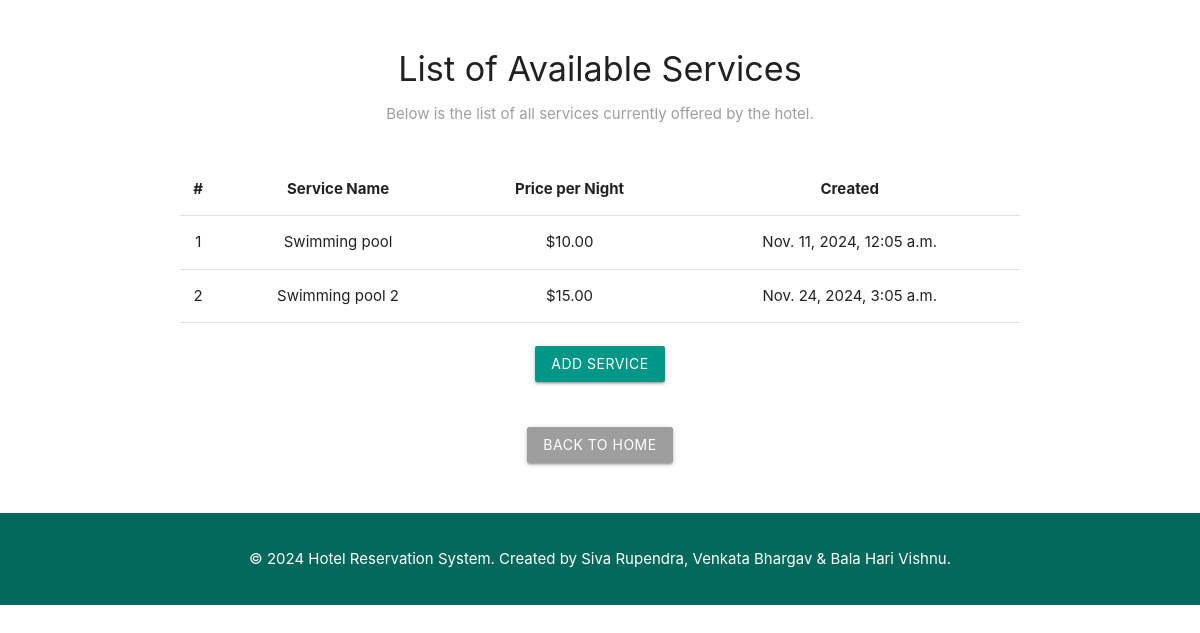
Screenshot of /hotel/services/ with the database file from the repository.
### hotel_app/models.py (models this page shows, shortened)
class Services(models.Model):
    name = models.CharField(max_length=100)  # Name of the service, e.g., "Jacuzzi", "Extra Bed"
    rate_per_night = models.DecimalField(max_digits=6, decimal_places=2)  # Cost per night for the service
    created_at = models.DateTimeField(default=timezone.now)  # Date when the service was added to the system
    service_details = models.CharField(max_length=100, null=True)  # Brief description of the service

### hotel_app/views.py (the view)
# urls.py: path('hotel/services/', service_list, name='service_list'),  # View available services
def service_list(request):
    services = Services.objects.all()
    return render(request, 'service_list.html', {'services': services})

### hotel_app/templates/service_list.html (shortened to what this page needs)
<!DOCTYPE html>
<html lang="en">
<head>
    <link rel="stylesheet" href="https://cdnjs.cloudflare.com/ajax/libs/materialize/1.0.0/css/materialize.min.css">
</head>
<body>
<div class="container">
    <h4 class="center-align">List of Available Services</h4>
    <p class="center-align grey-text">Below is the list of all services currently offered by the hotel.</p>
    <br>
    {% if services %}
    <table class="highlight centered responsive-table">
        <thead>
            <tr>
                <th>#</th>
                <th>Service Name</th>
                <th>Price per Night</th>
                <th>Created</th>
            </tr>
        </thead>
        <tbody>
            {% for service in services %}
            <tr>
                <td>{{ forloop.counter }}</td>
                <td>{{ service.name }}</td>
                <td>${{ service.rate_per_night }}</td>
                <td>{{service.created_at}}</td>
            </tr>
            {% endfor %}
        </tbody>
    </table>
    <br>
    {% else %}
    <p class="center-align">No services are available at the moment.</p>
    {% endif %}
    <div class="center-align">
        <a class="btn waves-effect waves-light teal" href="/hotel/add/service/">Add Service</a>
    </div>
    <br><br>
    <div class="center-align print-button">
        {% if request.user.is_superuser %}
        <a href="/hotel/admin/home/" class="btn waves-effect waves-light grey" >Back to Home</a>
        {% else %}
             <a href="/hotel/customer/home/" class="btn waves-effect waves-light grey">Back to Home</a>
        {% endif %}
    </div>
</div>
<div class="footer">
    <p>&copy; 2024 Hotel Reservation System. Created by Siva Rupendra, Venkata Bhargav & Bala Hari Vishnu.</p>
</div>
</body>
</html>

### hotel_app/templates/service_list.html (style rules this page uses)
.container { margin-top: 50px; }
.footer { background-color: #00695c; color: white; padding: 20px 0; text-align: center; margin-top: 50px; }

### rows the page displays
Services: name "Swimming pool", rate_per_night "10.00", created_at "Nov. 11, 2024, 12:05 a.m."
Services: name "Swimming pool 2", rate_per_night "15.00", created_at "Nov. 24, 2024, 3:05 a.m."
